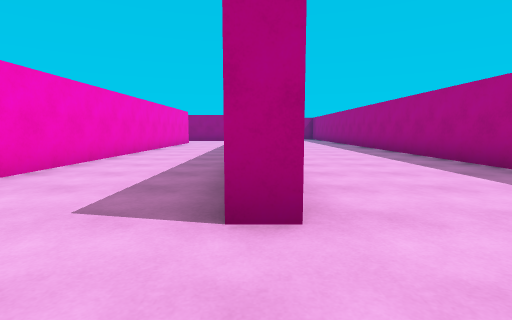
[1] (above)

21 first-person views from a walk through a Unity game level. The camera is 1.2 m above the floor, tilts 6° down and sees 85° across. The floor is counted in squares, 2 m on a side. Each view is taken from the middle of a square. On the plan, view 1 faces up. The plan holds only what a view shows up to about 9 squares ahead; the rest is blank. The place goes on beyond the plan. The player is left out.

[2]
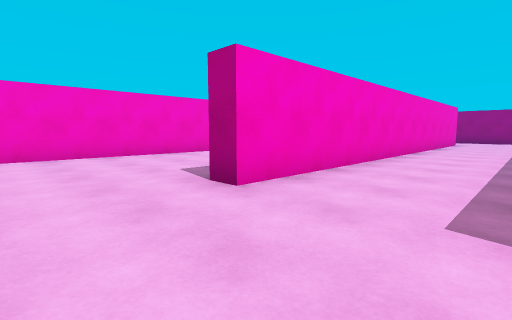

[3]
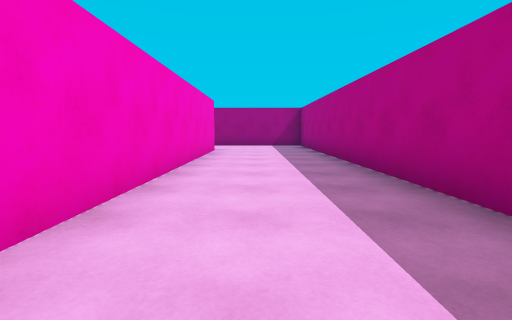

[4]
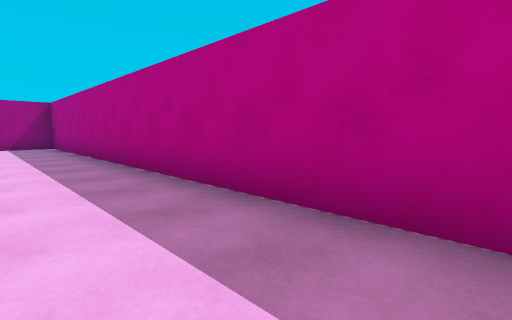

[5]
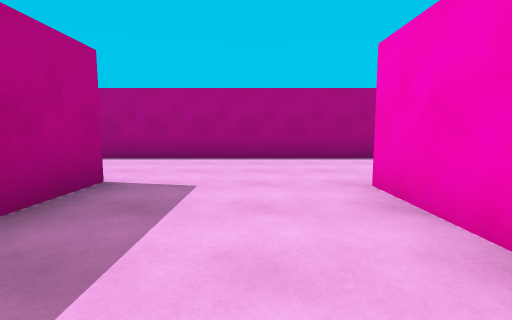

[6]
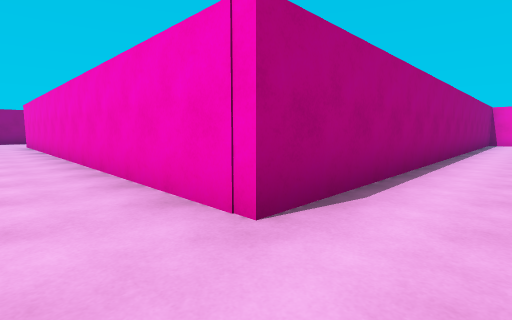

[7]
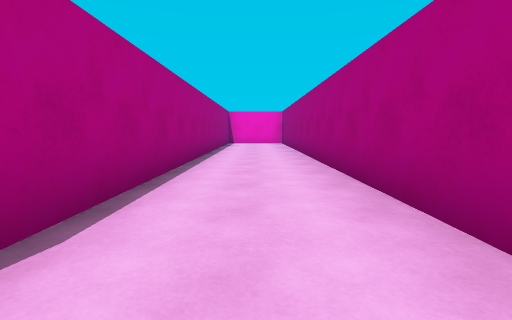

[8]
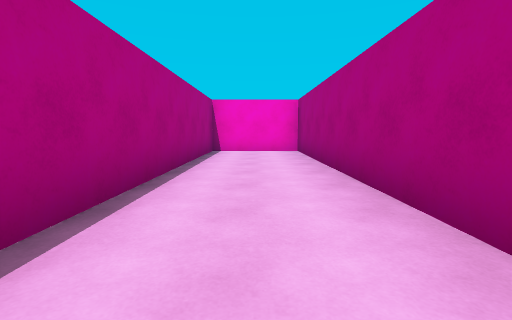

[9]
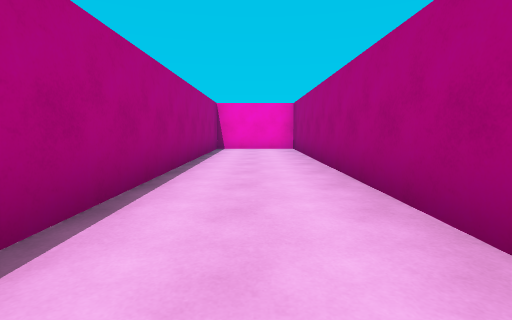

[10]
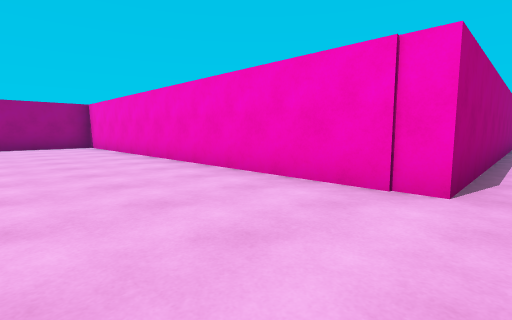

[11]
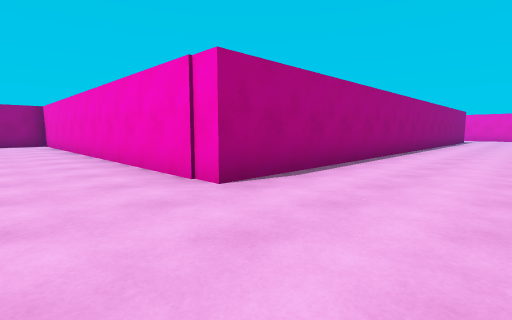

[12]
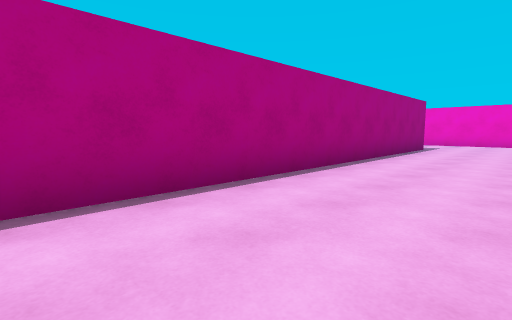

[13]
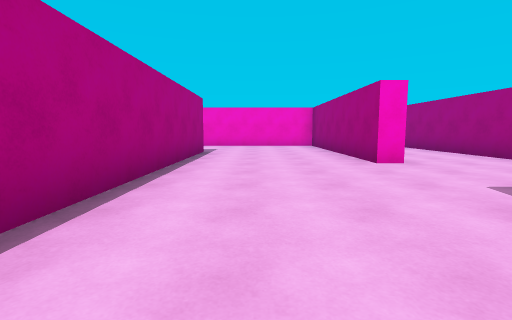

[14]
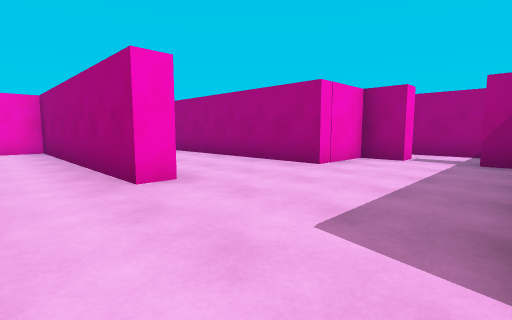

[15]
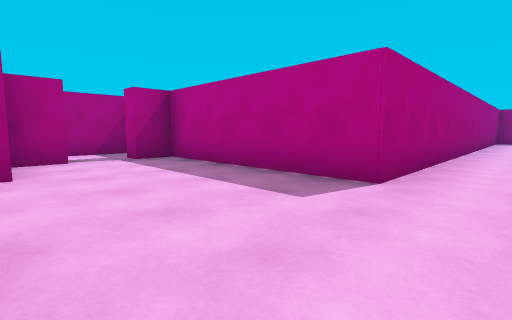

[16]
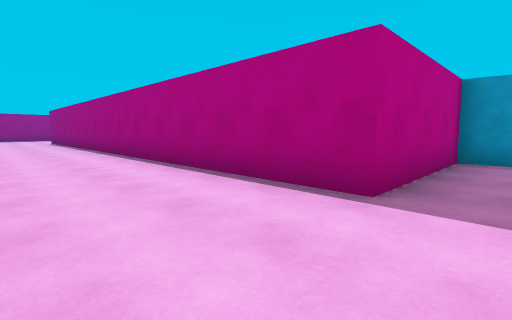

[17]
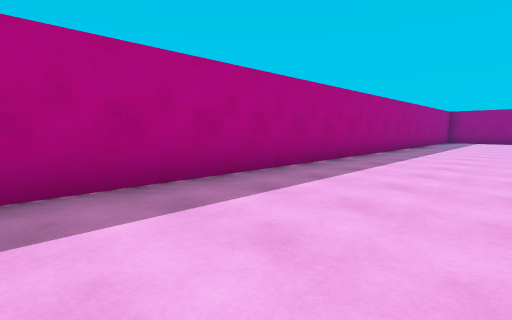

[18]
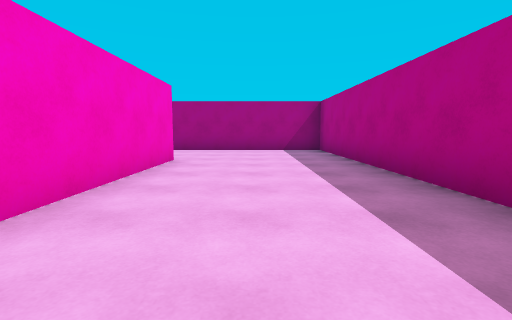

[19]
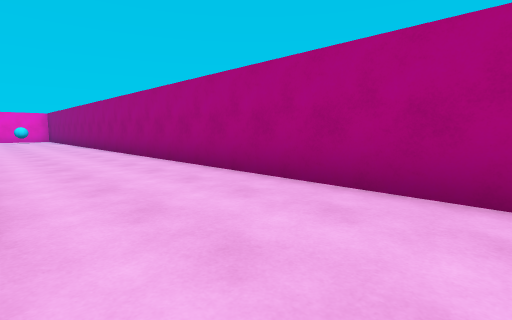

[20]
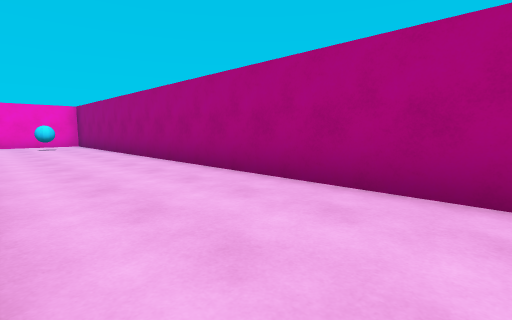

[21]
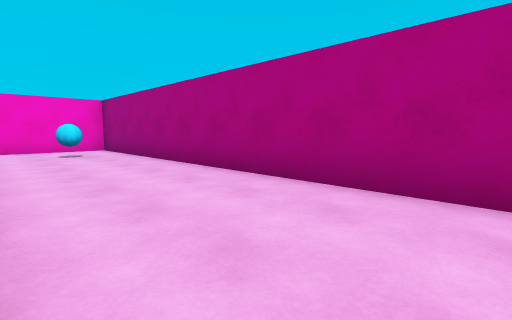

### Floor plan
Ten units are one square. View 1 is at (0, 0); x grows to the right and y downward. Boxes are objects, and circles mark ways between rooms. Rooms are numbered by the first view taken in them; rooms with no view inside come last. Other rooms are left out.
<svg viewBox="-250 -203 295 219">
<path fill="none" stroke="#000" d="M-2 -50 -2 -162 -15 -162M-42 -162 -163 -162 -163 -137 -33 -137 -33 -20M4 -17 -2 -17 -2 -31M-36 11 4 11M-84 -132 -168 -132 -168 -180 -176 -180 -176 -185M-201 -138 -201 -132 -245 -132M-188 -186 -188 -180 -197 -180 -197 -162 -245 -162M-171 -198 -192 -198M-238 -58 -230 -58 -230 -95 -79 -95 -79 0M-68 11 -36 11M-33 -20 -39 -20M3 -168 3 -128M40 -42 40 -198 -163 -198 -163 -174M4 11 14 11"/>
<rect x="-145" y="-185" width="10" height="10" fill="#bbb"><title>ball</title></rect>
<circle cx="-40" cy="-5" r="3" fill="#2a7"/>
<circle cx="0" cy="-5" r="3" fill="#2a7"/>
<text x="-30" y="-100">1</text>
<text x="-140" y="-100">2</text>
<text x="10" y="-130">3</text>
</svg>
Room 1 opens to room 2. Room 1 opens to room 3.

Where each view was taken, in squares from view 1:
view 1: 0 up, 0 right, facing up
view 2: 0 up, 1 left, facing up-left
view 3: 5 up, 2 left, facing up
view 4: 5 up, 2 left, facing up-right
view 5: 5 up, 2 left, facing down
view 6: 15 up, 2 left, facing down-left
view 7: 15 up, 3 left, facing left
view 8: 15 up, 8 left, facing left
view 9: 15 up, 7 left, facing left
view 10: 10 up, 5 left, facing down-left
view 11: 12 up, 6 left, facing down-left
view 12: 12 up, 13 left, facing down-left
view 13: 11 up, 15 left, facing left
view 14: 12 up, 17 left, facing up-left
view 15: 12 up, 20 left, facing up-right
view 16: 12 up, 24 left, facing down-right
view 17: 15 up, 1 right, facing down-right
view 18: 11 up, 2 right, facing up
view 19: 17 up, 2 right, facing up-left
view 20: 17 up, 4 left, facing up-left
view 21: 17 up, 7 left, facing up-left
